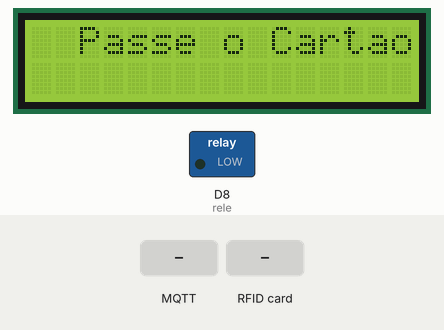
Simulated run of this sketch. Board: ESP8266 (NodeMCU). On the bench: 16×2 character LCD, switched loads named in the sketch (green lamp = pin HIGH). Inputs (shaded band) come from the test bench. WiFi joins after 1.5 s; servers stay silent unless stated; no MQTT or app messages arrive unless stated; what the sketch prints to the serial monitor is not drawn.

Above: at 2.8 s.
2.9 s: MQTT message "on" arrives on the first subscribed topic
At 4.4 s:
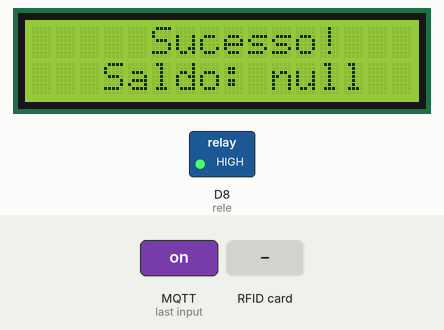
At 7.3 s:
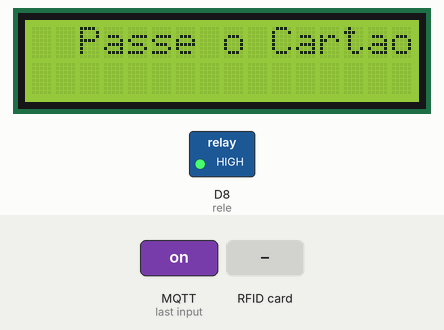
7.4 s: RFID card 5E 7A 19 C4 held to the reader
At 10.4 s:
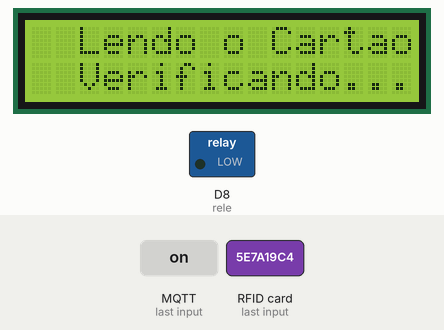
Timing chart, 0 to 11.9 s (numbered marks = the images above; inputs shaded):
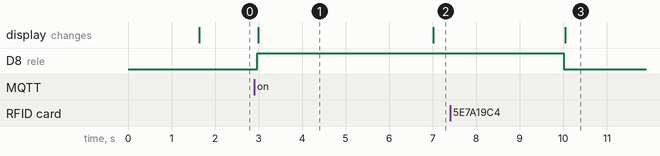

The sketch:

nodeMCU.ino
```cpp
//Definindo WI-FI
#include <ESP8266WiFi.h>
#include <SPI.h>
WiFiClient espClient;
//Parametros Wi-Fi
const char* ssid = ""; //Nome da rede
const char* password = ""; //Senha da Rede

//Definindo LCD
#include <Wire.h>
#include <LiquidCrystal_I2C.h>
LiquidCrystal_I2C lcd(0x27, 16, 2);

//Definindo RFID
#include <MFRC522.h>
#define RST_PIN D3 // RST-PIN for RC522 - RFID - SPI - Modul GPIO15
#define SS_PIN  D4  // SDA-PIN for RC522 - RFID - SPI - Modul GPIO2
MFRC522 mfrc522(SS_PIN, RST_PIN);   // Create MFRC522 inst

//Definindo MQTT
#include <PubSubClient.h>
PubSubClient client(espClient);
//Parametros MQTT
const char* mqtt_server = "m13.cloudmqtt.com"; //server MQTT
const int mqtt_port = 13988; //Porta MQTT

//Biblioteca para tratar Json
#include <ArduinoJson.h>

int rele = D8;

void setup() {
  // put your setup code here, to run once:
  Serial.begin(9600);    // Initialize serial communications

  setup_wifi(); // Conecta ao WiFi

  client.setServer(mqtt_server, mqtt_port); // definindo server mqtt do client
  client.setCallback(callback);

  SPI.begin();           // Init SPI bus

  mfrc522.PCD_Init();    // Init MFRC522 lcd.init();

  Wire.begin(4, 5);

  pinMode(rele, OUTPUT);

  lcd.begin();
  lcd.backlight();
  lcd.setCursor(0,0);
  lcd.print("  Passe o Cartao");
}


//Configurando e Conectando Wi-Fi
void setup_wifi() {
  delay(10);
  Serial.println();
  Serial.print("Conectando");
  Serial.println(ssid);
  WiFi.begin(ssid, password);
  while (WiFi.status() != WL_CONNECTED) {
    delay(500);
    Serial.print(".");
  }
  Serial.println("");
  Serial.println("WiFi conectado");
  Serial.println("Endereco IP : ");
  Serial.println(WiFi.localIP());
  }

//Conectando a fila do MQTT
void conectMqtt() {
  while (!client.connected()) {
    Serial.print("ConectandoQTT ...");

    //Parametros são nodeMCUClient, usuárioMQTT, senhaMQTT
    if (client.connect("ESP8266Client","romero","123")) {
      Serial.println("Conectado");
      //Inscrevendo-se no tópico retorno.
      client.subscribe("retornoNode");
    } else {
      Serial.print("Falha");
      Serial.print(client.state());
      Serial.println(" Tentando novamente em 5 segundos");
      // Wait 5 seconds before retrying
      delay(5000);
    }
  }
}

//Tratando resposta do MQTT
void callback(char* topic, byte* payload, unsigned int length) {
  Serial.println();

  String mensagem = "";
  //Conversão da mensagem recebidade de byte pra String
  for (int i = 0; i < length; i++) {
    mensagem += (char)payload[i];
  }
  Serial.println(mensagem);
  Serial.println();

  //converte mensagem para Char
  char jsonChar[mensagem.length()];
  mensagem.toCharArray(jsonChar, mensagem.length() + 1);

  //chamada ao Metodo que trata o Json
  jsonDecode(jsonChar);
//  jsonString = "";
  //Chamada ao método que controla o acesso
//  verificaAcesso(mensagem);
}

//Metodo para tratar o Json
void jsonDecode(char *json){
  StaticJsonBuffer<200> jsonBuffer;
  JsonObject& root = jsonBuffer.parseObject(json);
  int op = root["STATUS"];
  if (op == 0){
    String saldo = root["saldoDescontado"];
    digitalWrite(rele, HIGH);
    printLCD("Saldo: " + saldo);

    delay(3000);
    digitalWrite(rele, LOW);
    }
  else if (op == 1){
    printLCD("Usuario", "Inexistente");
    }
  else if (op == 2) {
    printLCD(" Saldo", "Insuficiente");
    }
}
//Enviando Mensagem ao MQTT
void sendMessage(String mfrc522){
  lcd.setCursor(2,0);
  lcd.print("Lendo o Cartao");
  String mensagem = "{\"RFID\":\""+mfrc522+"\"}";

  // Transformando a String em char para poder publicar no mqtt
  char charpub[mensagem.length() + 1];
  mensagem.toCharArray(charpub, mensagem.length()+1);
  Serial.print("Card ");
  Serial.print(mensagem);

  //Publicando na fila acesso o id do cartão lido
  client.publish("acessoNode", charpub);

  Serial.println();
  lcd.setCursor(2, 1);
  lcd.print("Verificando...");
  return;
}

//Mostrar Mensagem na Tela
void printLCD(String mensagem){
    lcd.clear();
    lcd.setCursor(5,0);
    lcd.print("Sucesso!");
    lcd.setCursor(3,1);
    lcd.print(mensagem);
    delay(4000);
    lcd.clear();
    lcd.print("  Passe o Cartao");

}

void printLCD(String linha1, String linha2){
    lcd.clear();
    lcd.setCursor(5,0);
    lcd.print(linha1);
    lcd.setCursor(3,1);
    lcd.print(linha2);
    delay(4000);
    lcd.clear();
    lcd.print("  Passe o Cartao");

  }

// Metodo que Retorna o ID da Tag como String
String dump_byte_array(byte *buffer, byte bufferSize) {
  String uuid;
  for (byte i = 0; i < bufferSize; i++) {
    uuid = uuid + String(buffer[i], HEX);
  }
  return uuid;
}


void loop() {
  //Verificando Status do ClientMQTT
  if (!client.connected()) {
    conectMqtt();
  }
  client.loop();
  // Look for new cards
  if ( ! mfrc522.PICC_IsNewCardPresent()) {
    delay(50);
    return;
  }
  // Select one of the cards
  if ( ! mfrc522.PICC_ReadCardSerial()) {
    delay(50);
    return;
  }
  lcd.clear();
  String uid = dump_byte_array(mfrc522.uid.uidByte, mfrc522.uid.size);
  sendMessage(uid);
  delay(4000);
  lcd.clear();
  lcd.print("  Passe o Cartao");
}
```

Measured:
- after the input at 2.9 s, D8 (rele): LOW → HIGH after 0.07 s; the display: changes after 0.09 s (image 1)
- after the input at 7.4 s, the display: changes after 2.6 s (image 3)
- what the display in image 1 shows lasts 4.0 s, from 3.0 s to 7.0 s
